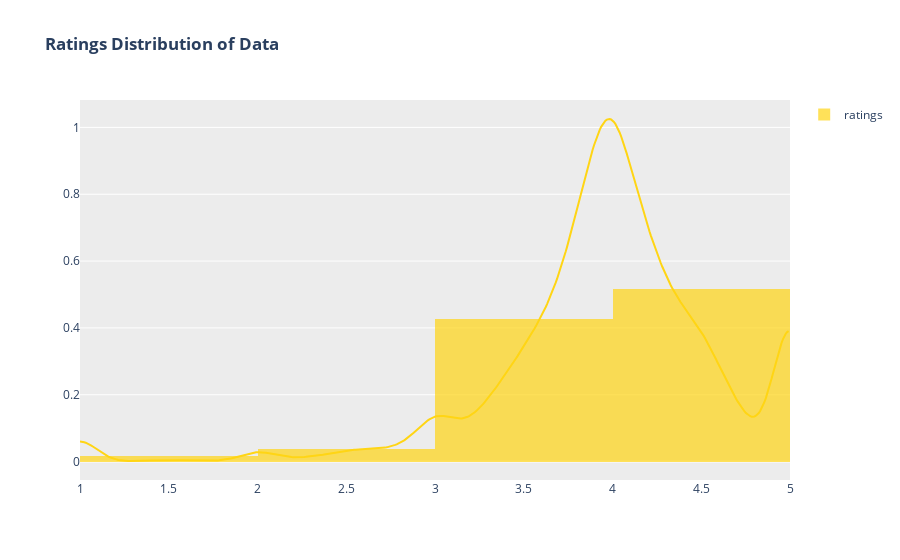

Notebook code cell kept with this figure:
### Code cell
import plotly.figure_factory as ff
x = frame["ratings"]
hist_data = [x]
group_labels = ['ratings']

fig = ff.create_distplot(hist_data, group_labels, show_rug = False,
                        colors=["#ffd514"])
fig.update_layout(
                 plot_bgcolor = "#ECECEC",
                  title = "<b>Ratings Distribution of Data</b>"
                 )

fig.show()

### Figure 1 — Plotly figure (JSON) as saved in the notebook; plotly's stock layout.template omitted (floating-point values rounded to 4 significant figures; data arrays with more than 128 entries replaced by an {"elided": "..."} marker saying what was removed)
{"data": [{"autobinx": false, "histnorm": "probability density", "legendgroup": "ratings", "marker": {"color": "#ffd514"}, "name": "ratings", "opacity": 0.7, "type": "histogram", "x": {"elided": "15737 float values"}, "xaxis": "x", "xbins": {"end": 5, "size": 1, "start": 1}, "yaxis": "y"}, {"legendgroup": "ratings", "marker": {"color": "#ffd514"}, "mode": "lines", "name": "ratings", "showlegend": false, "type": "scatter", "x": {"elided": "500 float values"}, "xaxis": "x", "y": {"elided": "500 float values"}, "yaxis": "y"}], "layout": {"barmode": "overlay", "hovermode": "closest", "legend": {"traceorder": "reversed"}, "plot_bgcolor": "#ECECEC", "title": {"text": "<b>Ratings Distribution of Data</b>"}, "xaxis": {"anchor": "y2", "domain": [0, 1], "zeroline": false}, "yaxis": {"anchor": "free", "domain": [0, 1], "position": 0}}}
